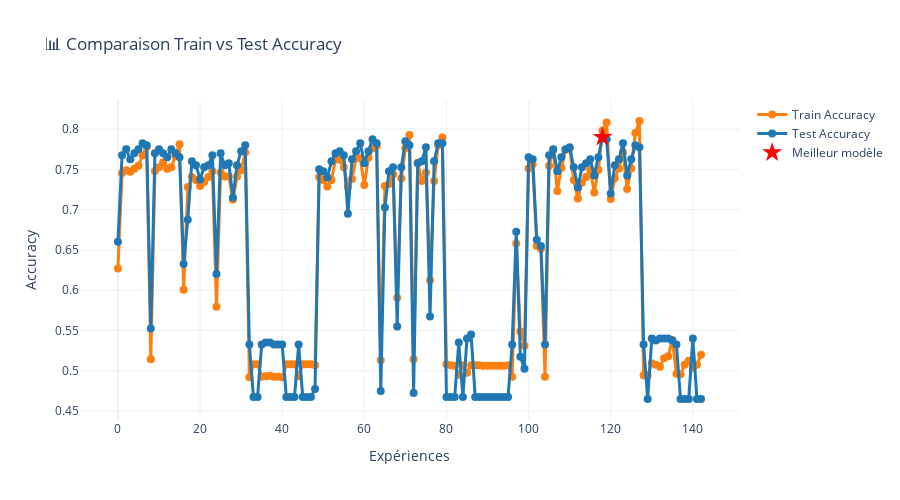
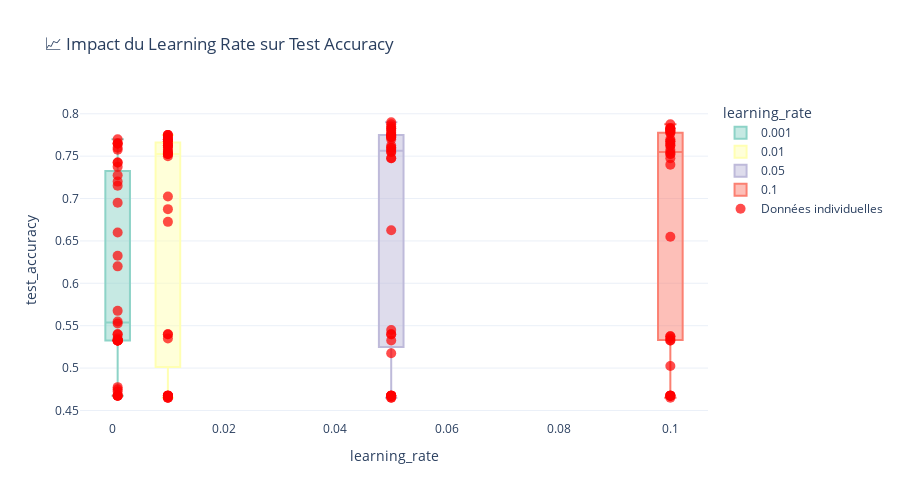
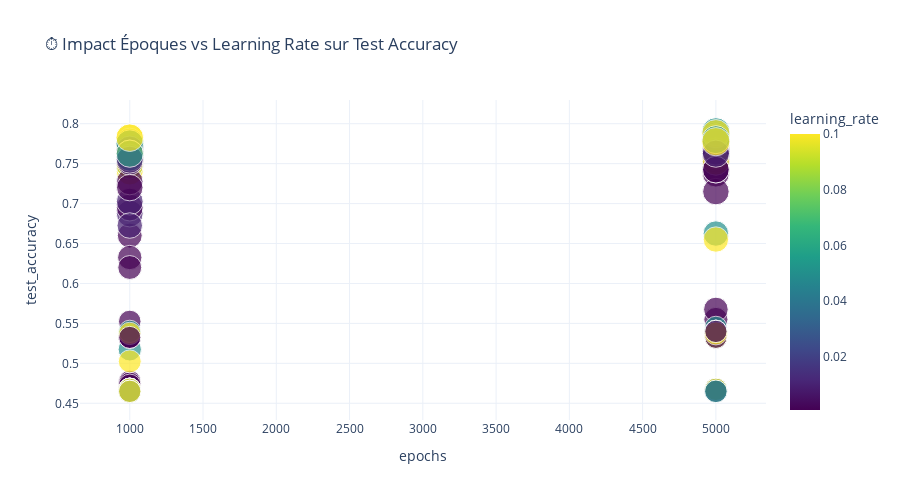
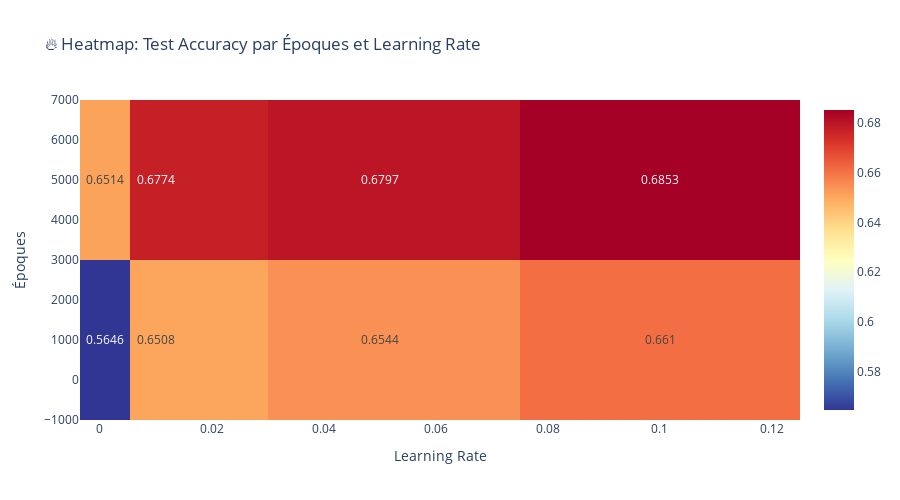

Write notebook code for charts like these, in order.
### Code cell
import pandas as pd
import plotly.graph_objects as go
import plotly.express as px
from plotly.subplots import make_subplots
import numpy as np
from datetime import datetime

df = pd.read_csv("../tests-projets/results/logs/rbf.csv")
print(df.head(5))
# Convertir timestamp en datetime
df['timestamp'] = pd.to_datetime(df['timestamp'])

# Ajouter une colonne pour l'écart entre train et test
df['accuracy_gap'] = df['train_accuracy'] - df['test_accuracy']

# Trouver le meilleur modèle
best_model = df.loc[df['test_accuracy'].idxmax()]

print("🏆 MEILLEUR MODÈLE:")
print(f"Test Accuracy: {best_model['test_accuracy']:.4f} ({best_model['test_accuracy']*100:.1f}%)")
print(f"Train Accuracy: {best_model['train_accuracy']:.4f} ({best_model['train_accuracy']*100:.1f}%)")
print(f"Learning Rate: {best_model['learning_rate']}")
print(f"Epochs: {best_model['epochs']}")
print(f"Écart Train-Test: {best_model['accuracy_gap']:.4f}")
print("-" * 50)

# 1. Graphique de comparaison Train vs Test Accuracy
fig1 = go.Figure()

fig1.add_trace(go.Scatter(
    x=list(range(len(df))),
    y=df['train_accuracy'],
    mode='lines+markers',
    name='Train Accuracy',
    line=dict(color='#ff7f0e', width=3),
    marker=dict(size=8)
))

fig1.add_trace(go.Scatter(
    x=list(range(len(df))),
    y=df['test_accuracy'],
    mode='lines+markers',
    name='Test Accuracy',
    line=dict(color='#1f77b4', width=3),
    marker=dict(size=8)
))

# Marquer le meilleur modèle
best_idx = df['test_accuracy'].idxmax()
fig1.add_trace(go.Scatter(
    x=[best_idx],
    y=[best_model['test_accuracy']],
    mode='markers',
    name='Meilleur modèle',
    marker=dict(size=15, color='red', symbol='star')
))

fig1.update_layout(
    title='📊 Comparaison Train vs Test Accuracy',
    xaxis_title='Expériences',
    yaxis_title='Accuracy',
    hovermode='x unified',
    template='plotly_white',
    height=500
)

fig1.show()

# 2. Impact du Learning Rate
fig2 = px.box(df, x='learning_rate', y='test_accuracy', 
              title='📈 Impact du Learning Rate sur Test Accuracy',
              color='learning_rate',
              color_discrete_sequence=px.colors.qualitative.Set3)

fig2.add_trace(go.Scatter(
    x=df['learning_rate'],
    y=df['test_accuracy'],
    mode='markers',
    marker=dict(size=10, color='red', opacity=0.7),
    name='Données individuelles'
))

fig2.update_layout(template='plotly_white', height=500)
fig2.show()

# 3. Impact des époques avec learning rate
fig3 = px.scatter(df, x='epochs', y='test_accuracy', 
                  color='learning_rate', size='train_accuracy',
                  title='⏱️ Impact Époques vs Learning Rate sur Test Accuracy',
                  color_continuous_scale='viridis',
                  size_max=20)

fig3.update_layout(template='plotly_white', height=500)
fig3.show()

# 4. Heatmap des hyperparamètres
pivot_table = df.pivot_table(values='test_accuracy', 
                           index='epochs', 
                           columns='learning_rate', 
                           aggfunc='mean')

fig4 = go.Figure(data=go.Heatmap(
    z=pivot_table.values,
    x=pivot_table.columns,
    y=pivot_table.index,
    colorscale='RdYlBu_r',
    text=np.round(pivot_table.values, 4),
    texttemplate="%{text}",
    textfont={"size": 12}
))

fig4.update_layout(
    title='🔥 Heatmap: Test Accuracy par Époques et Learning Rate',
    xaxis_title='Learning Rate',
    yaxis_title='Époques',
    template='plotly_white',
    height=500
)

fig4.show()

# 5. Évolution temporelle
fig5 = make_subplots(
    rows=2, cols=1,
    subplot_titles=('Accuracy dans le temps', 'Écart Train-Test dans le temps'),
    vertical_spacing=0.1
)

fig5.add_trace(
    go.Scatter(x=df['timestamp'], y=df['train_accuracy'], 
               name='Train Accuracy', line=dict(color='orange')),
    row=1, col=1
)

fig5.add_trace(
    go.Scatter(x=df['timestamp'], y=df['test_accuracy'], 
               name='Test Accuracy', line=dict(color='blue')),
    row=1, col=1
)

fig5.add_trace(
    go.Scatter(x=df['timestamp'], y=df['accuracy_gap'], 
               name='Écart Train-Test', line=dict(color='red'),
               fill='tonexty'),
    row=2, col=1
)

fig5.update_layout(
    title_text='🏆 Évolution temporelle des performances',
    template='plotly_white',
    height=700
)

fig5.show()

# 6. Analyse statistique détaillée
print("\n📊 ANALYSE STATISTIQUE DÉTAILLÉE:")
print("\nPerformances par Learning Rate:")
lr_stats = df.groupby('learning_rate').agg({
    'test_accuracy': ['mean', 'std', 'max'],
    'train_accuracy': ['mean', 'std', 'max'],
    'accuracy_gap': ['mean', 'std']
}).round(4)

print(lr_stats)

print("\nPerformances par nombre d'époques:")
epochs_stats = df.groupby('epochs').agg({
    'test_accuracy': ['mean', 'std', 'max'],
    'train_accuracy': ['mean', 'std', 'max'],
    'accuracy_gap': ['mean', 'std']
}).round(4)

print(epochs_stats)

# 7. Graphique de performance globale
fig6 = go.Figure()

# Créer des étiquettes personnalisées
labels = [f"LR:{lr}, E:{ep}" for lr, ep in zip(df['learning_rate'], df['epochs'])]

fig6.add_trace(go.Scatter(
    x=df['train_accuracy'],
    y=df['test_accuracy'],
    mode='markers+text',
    text=labels,
    textposition='top center',
    marker=dict(
        size=15,
        color=df['accuracy_gap'],
        colorscale='RdYlBu',
        colorbar=dict(title="Écart Train-Test"),
        line=dict(width=2, color='black')
    ),
    name='Modèles'
))

# Ligne de référence (performance parfaite)
max_acc = max(df['train_accuracy'].max(), df['test_accuracy'].max())
min_acc = min(df['train_accuracy'].min(), df['test_accuracy'].min())

fig6.add_trace(go.Scatter(
    x=[min_acc, max_acc],
    y=[min_acc, max_acc],
    mode='lines',
    line=dict(dash='dash', color='gray'),
    name='Ligne parfaite (Train=Test)'
))

fig6.update_layout(
    title='🎯 Performance Train vs Test (couleur = écart)',
    xaxis_title='Train Accuracy',
    yaxis_title='Test Accuracy',
    template='plotly_white',
    height=600
)

fig6.show()

# Recommandations
print("\n🎯 RECOMMANDATIONS:")
print(f"• Meilleur learning rate: {best_model['learning_rate']} (Test Accuracy: {best_model['test_accuracy']:.4f})")
print(f"• Meilleur nombre d'époques: {best_model['epochs']}")
print(f"• L'écart Train-Test est de {best_model['accuracy_gap']:.4f}, indiquant un léger overfitting")

if best_model['accuracy_gap'] > 0.01:
    print("• Considérer la régularisation pour réduire l'overfitting")
else:
    print("• Le modèle généralise bien")

# Learning rate optimal
lr_performance = df.groupby('learning_rate')['test_accuracy'].mean().sort_values(ascending=False)
print(f"• Ordre des learning rates par performance: {list(lr_performance.index)}")

# Époques optimales
epochs_performance = df.groupby('epochs')['test_accuracy'].mean().sort_values(ascending=False)
print(f"• Plus d'époques semble améliorer les performances: {list(epochs_performance.index)}")

### Figure 1 — Plotly figure (JSON) as saved in the notebook; plotly's stock layout.template omitted (floating-point values rounded to 4 significant figures; data arrays with more than 128 entries replaced by an {"elided": "..."} marker saying what was removed)
{"data": [{"line": {"color": "#ff7f0e", "width": 3}, "marker": {"size": 8}, "mode": "lines+markers", "name": "Train Accuracy", "type": "scatter", "x": {"elided": "143 int values"}, "y": {"elided": "143 float values"}}, {"line": {"color": "#1f77b4", "width": 3}, "marker": {"size": 8}, "mode": "lines+markers", "name": "Test Accuracy", "type": "scatter", "x": {"elided": "143 int values"}, "y": {"elided": "143 float values"}}, {"marker": {"color": "red", "size": 15, "symbol": "star"}, "mode": "markers", "name": "Meilleur modèle", "type": "scatter", "x": [118], "y": [0.79]}], "layout": {"height": 500, "hovermode": "x unified", "title": {"text": "📊 Comparaison Train vs Test Accuracy"}, "xaxis": {"title": {"text": "Expériences"}}, "yaxis": {"title": {"text": "Accuracy"}}}}

### Figure 2 — Plotly figure (JSON) as saved in the notebook; plotly's stock layout.template omitted (floating-point values rounded to 4 significant figures; data arrays with more than 128 entries replaced by an {"elided": "..."} marker saying what was removed)
{"data": [{"alignmentgroup": "True", "hovertemplate": "learning_rate=%{x}<br>test_accuracy=%{y}<extra></extra>", "legendgroup": "0.001", "marker": {"color": "rgb(141,211,199)"}, "name": "0.001", "notched": false, "offsetgroup": "0.001", "orientation": "v", "showlegend": true, "type": "box", "x": [0.001, 0.001, 0.001, 0.001, 0.001, 0.001, 0.001, 0.001, 0.001, 0.001, 0.001, 0.001, 0.001, 0.001, 0.001, 0.001, 0.001, 0.001, 0.001, 0.001, 0.001, 0.001, 0.001, 0.001, 0.001, 0.001, 0.001, 0.001, 0.001, 0.001, 0.001, 0.001, 0.001, 0.001, 0.001, 0.001], "x0": " ", "xaxis": "x", "y": [0.66, 0.77, 0.5525, 0.765, 0.6325, 0.7375, 0.62, 0.715, 0.5325, 0.535, 0.5325, 0.5325, 0.4775, 0.76, 0.695, 0.7575, 0.475, 0.555, 0.4725, 0.5675, 0.4675, 0.4675, 0.4675, 0.4675, 0.5325, 0.765, 0.5325, 0.765, 0.7275, 0.7425, 0.72, 0.7425, 0.5325, 0.54, 0.5325, 0.54], "y0": " ", "yaxis": "y"}, {"alignmentgroup": "True", "hovertemplate": "learning_rate=%{x}<br>test_accuracy=%{y}<extra></extra>", "legendgroup": "0.01", "marker": {"color": "rgb(255,255,179)"}, "name": "0.01", "notched": false, "offsetgroup": "0.01", "orientation": "v", "showlegend": true, "type": "box", "x": [0.01, 0.01, 0.01, 0.01, 0.01, 0.01, 0.01, 0.01, 0.01, 0.01, 0.01, 0.01, 0.01, 0.01, 0.01, 0.01, 0.01, 0.01, 0.01, 0.01, 0.01, 0.01, 0.01, 0.01, 0.01, 0.01, 0.01, 0.01, 0.01, 0.01, 0.01, 0.01, 0.01, 0.01, 0.01, 0.01], "x0": " ", "xaxis": "x", "y": [0.7675, 0.775, 0.77, 0.775, 0.6875, 0.7525, 0.77, 0.755, 0.4675, 0.535, 0.4675, 0.4675, 0.75, 0.77, 0.7625, 0.7725, 0.7025, 0.7525, 0.7575, 0.76, 0.4675, 0.54, 0.4675, 0.4675, 0.6725, 0.7625, 0.7675, 0.775, 0.7525, 0.765, 0.755, 0.7625, 0.465, 0.54, 0.465, 0.465], "y0": " ", "yaxis": "y"}, {"alignmentgroup": "True", "hovertemplate": "learning_rate=%{x}<br>test_accuracy=%{y}<extra></extra>", "legendgroup": "0.05", "marker": {"color": "rgb(190,186,218)"}, "name": "0.05", "notched": false, "offsetgroup": "0.05", "orientation": "v", "showlegend": true, "type": "box", "x": [0.05, 0.05, 0.05, 0.05, 0.05, 0.05, 0.05, 0.05, 0.05, 0.05, 0.05, 0.05, 0.05, 0.05, 0.05, 0.05, 0.05, 0.05, 0.05, 0.05, 0.05, 0.05, 0.05, 0.05, 0.05, 0.05, 0.05, 0.05, 0.05, 0.05, 0.05, 0.05, 0.05, 0.05, 0.05, 0.05], "x0": " ", "xaxis": "x", "y": [0.775, 0.7825, 0.775, 0.77, 0.76, 0.755, 0.755, 0.7725, 0.4675, 0.5325, 0.4675, 0.4675, 0.7475, 0.7725, 0.7725, 0.7875, 0.7475, 0.785, 0.76, 0.7825, 0.4675, 0.545, 0.4675, 0.4675, 0.5175, 0.6625, 0.775, 0.7775, 0.7575, 0.79, 0.7625, 0.78, 0.54, 0.54, 0.465, 0.465], "y0": " ", "yaxis": "y"}, {"alignmentgroup": "True", "hovertemplate": "learning_rate=%{x}<br>test_accuracy=%{y}<extra></extra>", "legendgroup": "0.1", "marker": {"color": "rgb(251,128,114)"}, "name": "0.1", "notched": false, "offsetgroup": "0.1", "orientation": "v", "showlegend": true, "type": "box", "x": [0.1, 0.1, 0.1, 0.1, 0.1, 0.1, 0.1, 0.1, 0.1, 0.1, 0.1, 0.1, 0.1, 0.1, 0.1, 0.1, 0.1, 0.1, 0.1, 0.1, 0.1, 0.1, 0.1, 0.1, 0.1, 0.1, 0.1, 0.1, 0.1, 0.1, 0.1, 0.1, 0.1, 0.1, 0.1], "x0": " ", "xaxis": "x", "y": [0.7625, 0.78, 0.77, 0.765, 0.755, 0.7675, 0.7575, 0.78, 0.5325, 0.5325, 0.4675, 0.4675, 0.74, 0.7675, 0.7825, 0.7825, 0.7525, 0.78, 0.7775, 0.7825, 0.535, 0.4675, 0.4675, 0.4675, 0.5025, 0.655, 0.7475, 0.7525, 0.7625, 0.7875, 0.7825, 0.7775, 0.5375, 0.5375, 0.465], "y0": " ", "yaxis": "y"}, {"marker": {"color": "red", "opacity": 0.7, "size": 10}, "mode": "markers", "name": "Données individuelles", "type": "scatter", "x": {"elided": "143 float values"}, "y": {"elided": "143 float values"}}], "layout": {"boxmode": "overlay", "height": 500, "legend": {"title": {"text": "learning_rate"}, "tracegroupgap": 0}, "title": {"text": "📈 Impact du Learning Rate sur Test Accuracy"}, "xaxis": {"anchor": "y", "categoryarray": [0.001, 0.01, 0.05, 0.1], "categoryorder": "array", "domain": [0, 1], "title": {"text": "learning_rate"}}, "yaxis": {"anchor": "x", "domain": [0, 1], "title": {"text": "test_accuracy"}}}}

### Figure 3 — Plotly figure (JSON) as saved in the notebook; plotly's stock layout.template omitted (floating-point values rounded to 4 significant figures; data arrays with more than 128 entries replaced by an {"elided": "..."} marker saying what was removed)
{"data": [{"hovertemplate": "epochs=%{x}<br>test_accuracy=%{y}<br>train_accuracy=%{marker.size}<br>learning_rate=%{marker.color}<extra></extra>", "legendgroup": "", "marker": {"color": {"elided": "143 float values"}, "coloraxis": "coloraxis", "size": {"elided": "143 float values"}, "sizemode": "area", "sizeref": 0.002025, "symbol": "circle"}, "mode": "markers", "name": "", "orientation": "v", "showlegend": false, "type": "scatter", "x": {"elided": "143 int values"}, "xaxis": "x", "y": {"elided": "143 float values"}, "yaxis": "y"}], "layout": {"coloraxis": {"colorbar": {"title": {"text": "learning_rate"}}, "colorscale": [[0, "#440154"], [0.1111, "#482878"], [0.2222, "#3e4989"], [0.3333, "#31688e"], [0.4444, "#26828e"], [0.5556, "#1f9e89"], [0.6667, "#35b779"], [0.7778, "#6ece58"], [0.8889, "#b5de2b"], [1, "#fde725"]]}, "height": 500, "legend": {"itemsizing": "constant", "tracegroupgap": 0}, "title": {"text": "⏱️ Impact Époques vs Learning Rate sur Test Accuracy"}, "xaxis": {"anchor": "y", "domain": [0, 1], "title": {"text": "epochs"}}, "yaxis": {"anchor": "x", "domain": [0, 1], "title": {"text": "test_accuracy"}}}}

### Figure 4 — Plotly figure (JSON) as saved in the notebook; plotly's stock layout.template omitted (floating-point values rounded to 4 significant figures)
{"data": [{"colorscale": [[0, "rgb(49,54,149)"], [0.1, "rgb(69,117,180)"], [0.2, "rgb(116,173,209)"], [0.3, "rgb(171,217,233)"], [0.4, "rgb(224,243,248)"], [0.5, "rgb(255,255,191)"], [0.6, "rgb(254,224,144)"], [0.7, "rgb(253,174,97)"], [0.8, "rgb(244,109,67)"], [0.9, "rgb(215,48,39)"], [1, "rgb(165,0,38)"]], "text": [[0.5646, 0.6508, 0.6544, 0.661], [0.6514, 0.6774, 0.6797, 0.6853]], "textfont": {"size": 12}, "texttemplate": "%{text}", "type": "heatmap", "x": [0.001, 0.01, 0.05, 0.1], "y": [1000, 5000], "z": [[0.5646, 0.6508, 0.6544, 0.661], [0.6514, 0.6774, 0.6797, 0.6853]]}], "layout": {"height": 500, "title": {"text": "🔥 Heatmap: Test Accuracy par Époques et Learning Rate"}, "xaxis": {"title": {"text": "Learning Rate"}}, "yaxis": {"title": {"text": "Époques"}}}}
